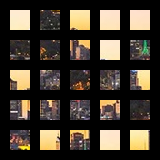
#> input picture Task2/images/input_1.png, 160 x 160 px
$ python image_joiner.py --image images/input_1.png --output out.png
#> lines starting #> are read from the running program, lines starting #| are printed output that depends on the picture
import cv2
import random
import argparse
import numpy as np
"""

Reads in n x n small images and join them based on original order
Assuming offset = int(size / 2)
The solver follows a greedy algorithm, starting from the top left patch (more details below)

1/ Why this is being used:
The fact that top left patch is at the right position is important, because that can
be used to anchor later decisions and narrow down the search space. So I decided to use greedy
approach to reduce complexity, as for each step only comparison to at most 2 previous patches was
needed. The downside is that there is no verification / backtracking yet - I didn't implement this due to increased complexity)
so if one patch is selected wrongly, it will likely snowball and lead to some zone being misplaced.
However patches within each local areas has high chance to be placed correctly, as histogram comparison
is done between neighbors only.

2/ Time and space complexity:
Let N be the number of patches
Python internally uses Timsort, which takes O(NlogN) on average
Parsing patches takes O(N) --> Negligible
Sorting needs to be done on the array of size N -> N-1 -> ... -> 2 -> 1
--> total size to be sorted = sum of the array above = N(N+1)/2
--> Total time complexity = N(N+1)/2 * O(NlogN) ~ N^2 * O(NlogN)
Space complexity: O(2N) ~ O(N) (only one more array of patches of the same size is needed)

Input parameters:
    -i, --image: path to the original puzzle
    -o, --output: path where the processed image should be saved (path + filename)
"""

class ImageJoiner:

    def __init__(self, params):
        self.params = params
        self.MARGIN = 10 # margin size in pixel
        self.solved = [] # array of patches in solved order

    # Calculate histogram correlation score between 2 selected margins of 2 images
    # For HISTCMP_CORREL and HISTCMP_INTERSECT, the higher the better
    # For HISTCMP_CHISQR and HISTCMP_BHATTACHARYYA, the lower the better
    def compareHistogram(self, first, second, first_side, second_side):
        metrics = [cv2.HISTCMP_CORREL, cv2.HISTCMP_CHISQR, cv2.HISTCMP_INTERSECT, cv2.HISTCMP_BHATTACHARYYA]
        histogram1 = self.calculateHistogram(self.getMargin(first, first_side))
        histogram2 = self.calculateHistogram(self.getMargin(second, second_side))
        return cv2.compareHist(histogram1, histogram2, metrics[0])

    # Calculate histogram of a piece of image
    def calculateHistogram(self, patch):
        hist = cv2.calcHist([patch], [0, 1, 2], None, [8, 8, 8], [0, 256, 0, 256, 0, 256])
        hist = cv2.normalize(hist, hist).flatten()
        return hist

    # Returns the cropped margin of the image, to compare later
    # Position parameter determines which of 4 sides is taken
    def getMargin(self, patch, position):
        patch_size = len(patch[0])
        margin_map = {
            "left": patch[:, 0:self.MARGIN],
            "right": patch[:, patch_size - self.MARGIN : patch_size],
            "top": patch[0 : self.MARGIN, :],
            "bottom": patch[patch_size - self.MARGIN : patch_size, :],
        }

        if position not in margin_map:
            raise Exception('Invalid position')

        return margin_map[position]

    # Greedy algorithm: Select the next best fit, based on margin similarity
    # Starting from the top left, call it current
    # Find its neighbor by going through the remaining patches
    # and select the one whose margin has highest histogram correlation to current one
    # If current one is on first row / first column, only compare left - right or top - bottom margins respectively
    # Else, compare the sum of both (since the neighbor has 2 borders instead of one)
    def solve(self):
        i = 1
        self.solved.append(self.patches[0])
        self.patches.pop(0)
        current = self.solved[0]
        while len(self.patches) > 0:
            if i < self.row_count and i % self.row_count != 0: # first row, only compare right margin of current to left margin of candidate
                most_fit = sorted(enumerate(self.patches), key=lambda tuple: self.compareHistogram(current, tuple[1], "right", "left"), reverse=True)[0]
            elif i % self.row_count == 0: # first column, only compare bottom margin of the solved one above to top margin of candidate
                most_fit = sorted(enumerate(self.patches), key=lambda tuple: self.compareHistogram(self.solved[i-self.row_count], tuple[1], "bottom", "top"), reverse=True)[0]
            else: # the rest --> compare bottom and right margins of solved ones to top and left margins of candidate
                most_fit = sorted(enumerate(self.patches), key=lambda tuple: self.compareHistogram(current, tuple[1], "right", "left") + self.compareHistogram(self.solved[i-self.row_count], tuple[1], "bottom", "top"), reverse=True)[0]
            current = most_fit[1]
            self.solved.append(current)
            self.patches.pop(most_fit[0])
            i += 1


    def run(self):
        image = cv2.imread(self.params.image)
#> image is the input picture: shape (160, 160, 3); mean B, G, R 42.8, 52.7, 60.5
        self.image = image

        if image.shape[0] != image.shape[1]:
            print('Height and width of the puzzle must be the same')
            exit(1)

        image = cv2.cvtColor(image, cv2.COLOR_RGB2RGBA)
#> image: shape (160, 160, 4)
        offset = next(i for i in range(0, image.shape[0]) if any(image[i][j][k] != 0 for j in range(0, image.shape[0]) for k in range(0, 3)))
#> offset = 10

        # assuming offset =  int( 1/2 patch size ), calculate correct patch size from offset
        # need to be precise because patch size can be also be 2 * offset + 1
        row_count = int((image.shape[0]/offset -1)/3)
#> row_count = 5
        self.size = int((image.shape[0] - offset * (row_count + 1)) / row_count)
#> self.size = 20
        self.row_count = row_count
#> self.row_count = 5

        new_image_size = int(row_count * self.size)
#> new_image_size = 100
        output = np.zeros((new_image_size, new_image_size, 4)) # 4 = number of color channels
        # Extract original patches
        self.patches = [image[offset * (i+1) + i * self.size : offset * (i+1) + (i+1) * self.size, \
                 offset * (j+1) + j * self.size : offset * (j+1) + (j+1) * self.size] \
                 for i in range(0, row_count) for j in range(0, row_count)]
#> self.patches = 25 items

        self.solve()
#> in solve, `current = self.solved[0]`:
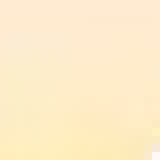
#> current: shape (20, 20, 4) (shown 8 times larger); mean of channels 0, 1, 2, 3 201.4, 236.2, 254.2, 255; drawn as B, G, R
#> the loop in solve, `while len(self.patches) > 0:` made 24 passes
#> pass 1, in solve, `current = most_fit[1]`:
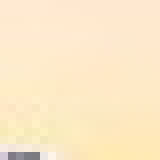
#> current: shape (20, 20, 4) (shown 8 times larger); mean of channels 0, 1, 2, 3 199.5, 232.9, 252.3, 255; drawn as B, G, R
#> after the loop in solve, `while len(self.patches) > 0:`:
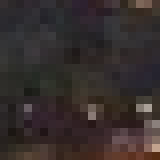
#> current: shape (20, 20, 4) (shown 8 times larger); mean of channels 0, 1, 2, 3 44.8, 46, 54.2, 255; drawn as B, G, R

        top_point = 0
        left_point = 0
        index_count = 0
        for column in range(0, row_count):
            for row in range(0, row_count):
                output[top_point : top_point + self.size, left_point : left_point + self.size, :] = self.solved[index_count]
                left_point += self.size
                index_count += 1
            left_point = 0
            top_point += self.size
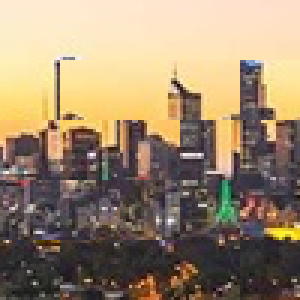
#> output: shape (100, 100, 4) float64 (shown 3 times larger); mean of channels 0, 1, 2, 3 109.5, 134.8, 154.8, 255; drawn as B, G, R

        cv2.imwrite(self.params.output, output)

if __name__ == '__main__':
    ap = argparse.ArgumentParser()
    ap.add_argument("-i", "--image", required=True, help="input image")
    ap.add_argument("-o", "--output", required=True, help="output path of the image")

    args = ap.parse_args()

    splitter = ImageJoiner(args)
    splitter.run()

$ run again, on Task2/images/input_3.png
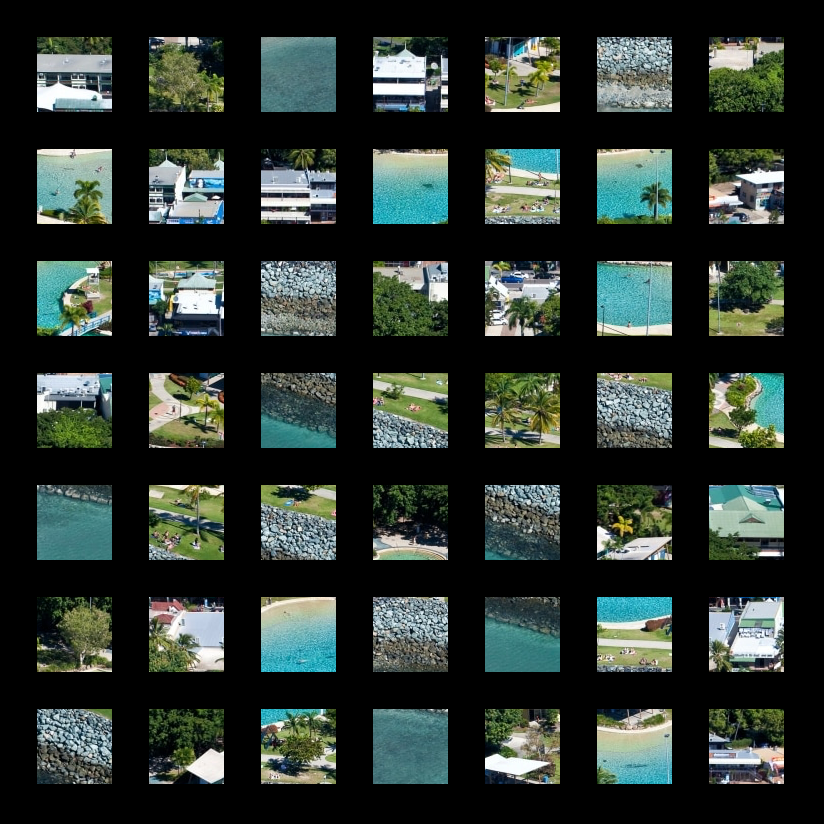
#> input picture Task2/images/input_3.png, 824 x 824 px
#> in run, image is the input picture: shape (824, 824, 3); mean B, G, R 47.1, 52.4, 43.3
#> image: shape (824, 824, 4)
#> offset = 37
#> row_count = 7
#> self.size = 75
#> self.row_count = 7
#> new_image_size = 525
#> self.patches = 49 items
#> the loop in solve, `while len(self.patches) > 0:` made 48 passes
#> after the loop in solve, `while len(self.patches) > 0:`:
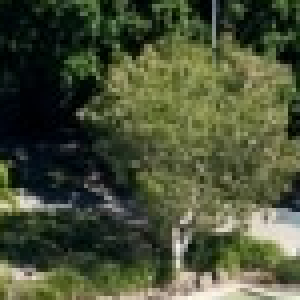
#> current: shape (75, 75, 4) (shown 4 times larger); mean of channels 0, 1, 2, 3 54.7, 80.1, 72.6, 255; drawn as B, G, R
#> after the loop in run, `for column in range(0, row_count):`:
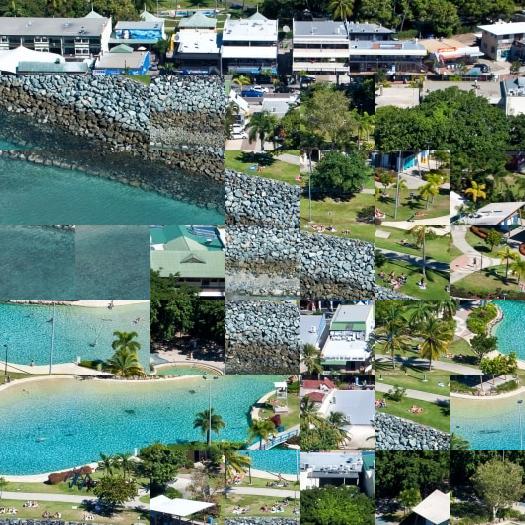
#> output: shape (525, 525, 4) float64; mean of channels 0, 1, 2, 3 116, 129.1, 106.6, 255; drawn as B, G, R
